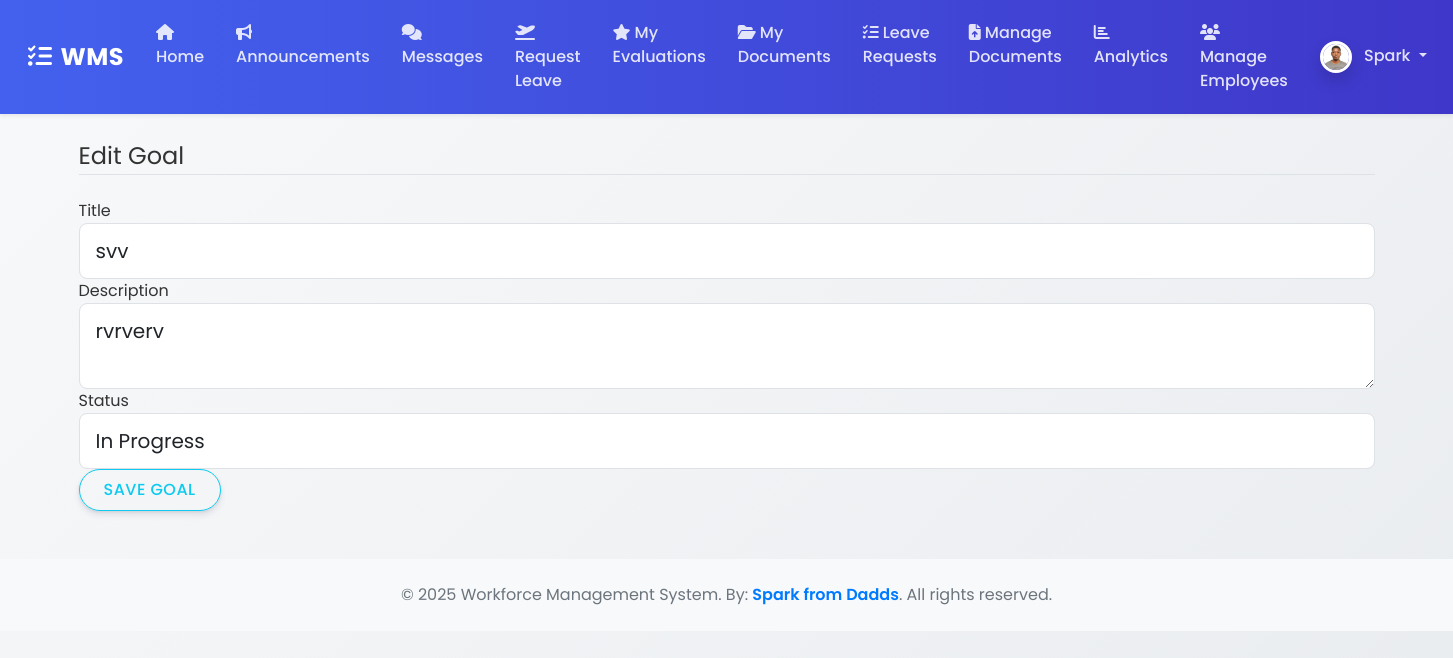
Page /goal/1/edit (signed in) on the committed database.
### wms/models.py (models this page shows, shortened)
class ProfilePicture(db.Model):
    id = db.Column(db.Integer, primary_key=True)
    filename = db.Column(db.String(100), nullable=False)
    upload_date = db.Column(db.DateTime, nullable=False, default=datetime.datetime.utcnow)
    user_id = db.Column(db.Integer, db.ForeignKey('user.id'), nullable=False, unique=True)

class User(UserMixin, db.Model):
    id = db.Column(db.Integer, primary_key=True)
    username = db.Column(db.String(150), unique=True, nullable=False)
    email = db.Column(db.String(150), unique=True, nullable=False)
    password_hash = db.Column(db.String(256))
    role = db.Column(db.String(50), nullable=False, default='Employee') # Roles: Admin, Manager, Employee
    profile_picture = db.relationship('ProfilePicture', backref='user', uselist=False)

class Goal(db.Model):
    id = db.Column(db.Integer, primary_key=True)
    title = db.Column(db.String(100), nullable=False)
    description = db.Column(Text, nullable=False)
    status = db.Column(db.String(20), nullable=False, default='In Progress')  # In Progress, Completed, Archived
    user_id = db.Column(db.Integer, db.ForeignKey('user.id'), nullable=False)
    user = db.relationship('User', backref='goals')

### wms/routes.py (the view, shortened to what this page needs)
@main_bp.route("/goal/<int:goal_id>/edit", methods=['GET', 'POST'])
@login_required
def edit_goal(goal_id):
    goal = Goal.query.get_or_404(goal_id)
    if goal.user != current_user and current_user.role not in ['Admin', 'Manager']:
        abort(403)
    form = GoalForm(obj=goal)
    return render_template('create_goal.html', title='Edit Goal', form=form)

### wms/forms.py
class GoalForm(FlaskForm):
    title = StringField('Title', validators=[DataRequired()])
    description = TextAreaField('Description', validators=[DataRequired()])
    status = SelectField('Status', choices=[('In Progress', 'In Progress'), ('Completed', 'Completed'), ('Archived', 'Archived')],
                         validators=[DataRequired()])
    submit = SubmitField('Save Goal')

### wms/__init__.py (called while the page is built)
def create_app():
    app = Flask(__name__)
    app.config['SECRET_KEY'] = os.environ.get('SECRET_KEY', 'a-very-secret-key-for-dev')
    app.config['SQLALCHEMY_DATABASE_URI'] = os.environ.get('DATABASE_URL', 'sqlite:///wms.db')
    app.config['SQLALCHEMY_TRACK_MODIFICATIONS'] = False
    app.config['UPLOAD_FOLDER'] = os.path.join(app.root_path, 'static/uploads')
    db.init_app(app)
    login_manager.init_app(app)
    csrf.init_app(app)
    migrate.init_app(app, db) # Initialize Migrate with app and db
    login_manager.login_view = 'main.login'
    login_manager.login_message_category = 'info'
    from wms.routes import main_bp
    app.register_blueprint(main_bp)
    with app.app_context():
        from . import models
    @login_manager.user_loader
    def load_user(user_id):
        from .models import User
        return User.query.get(int(user_id))
    return app

### wms/templates/create_goal.html (shortened to what this page needs)
{% extends "base.html" %}
{% block content %}
    <div class="content-section">
        <form method="POST" action="">
            <fieldset class="form-group">
                <legend class="border-bottom mb-4">{{ title }}</legend>
                <div class="form-group">
                    {{ form.title.label(class="form-control-label") }}
                    {{ form.title(class="form-control form-control-lg") }}
                </div>
                <div class="form-group">
                    {{ form.description.label(class="form-control-label") }}
                    {{ form.description(class="form-control form-control-lg") }}
                </div>
                <div class="form-group">
                    {{ form.status.label(class="form-control-label") }}
                    {{ form.status(class="form-control form-control-lg") }}
                </div>
            </fieldset>
            <div class="form-group">
                {{ form.submit(class="btn btn-outline-info") }}
            </div>
        </form>
    </div>
{% endblock content %}

### wms/templates/base.html (shortened to what this page needs)
<!DOCTYPE html>
<html>
<head>
    <link rel="stylesheet" href="https://cdn.jsdelivr.net/npm/bootstrap@5.1.3/dist/css/bootstrap.min.css">
    <link rel="stylesheet" href="https://cdnjs.cloudflare.com/ajax/libs/font-awesome/6.5.0/css/all.min.css">
    <link rel="stylesheet" href="{{ url_for('static', filename='css/styles.css') }}">
</head>
<body>
    <nav class="navbar navbar-expand-lg navbar-dark shadow-sm sticky-top">
        <div class="container-fluid">
            <a class="navbar-brand" href="#"><i class="fas fa-tasks me-2"></i>WMS</a>
            <div class="collapse navbar-collapse" id="navbarContent">
                <ul class="navbar-nav me-auto mb-2 mb-lg-0">
                    {% if current_user.is_authenticated %}
                        <li class="nav-item"><a class="nav-link" href="{{ url_for('main.home') }}"><i class="fas fa-home me-1"></i>Home</a></li>
                        <li class="nav-item"><a class="nav-link" href="{{ url_for('main.announcements') }}"><i class="fas fa-bullhorn me-1"></i>Announcements</a></li>
                        <li class="nav-item"><a class="nav-link" href="{{ url_for('main.messages') }}"><i class="fas fa-comments me-1"></i>Messages</a></li>
                        <li class="nav-item"><a class="nav-link" href="{{ url_for('main.new_leave_request') }}"><i class="fas fa-plane-departure me-1"></i>Request Leave</a></li>
                        <li class="nav-item"><a class="nav-link" href="{{ url_for('main.view_evaluations', user_id=current_user.id) }}"><i class="fas fa-star me-1"></i>My Evaluations</a></li>
                        <li class="nav-item"><a class="nav-link" href="{{ url_for('main.my_documents') }}"><i class="fas fa-folder-open me-1"></i>My Documents</a></li>
                        {% if current_user.role in ['Admin', 'Manager'] %}
                            <li class="nav-item"><a class="nav-link" href="{{ url_for('main.leave_requests') }}"><i class="fas fa-tasks me-1"></i>Leave Requests</a></li>
                            <li class="nav-item"><a class="nav-link" href="{{ url_for('main.documents') }}"><i class="fas fa-file-upload me-1"></i>Manage Documents</a></li>
                            <li class="nav-item"><a class="nav-link" href="{{ url_for('main.analytics') }}"><i class="fas fa-chart-bar me-1"></i>Analytics</a></li>
                            <li class="nav-item"><a class="nav-link" href="{{ url_for('main.manage_employees') }}"><i class="fas fa-users me-1"></i>Manage Employees</a></li>
                        {% endif %}
                    {% endif %}
                </ul>
                <ul class="navbar-nav">
                    {% if current_user.is_authenticated %}
                        <li class="nav-item dropdown">
                            <a class="nav-link dropdown-toggle" href="#" id="navbarDropdown" role="button" data-bs-toggle="dropdown" aria-expanded="false">
                                {% if current_user.profile_picture %}
                                    <img src="{{ url_for('static', filename='uploads/profile_pics/' + current_user.profile_picture.filename) }}"
                                         class="rounded-circle profile-picture" width="32" height="32" alt="Profile Picture">
                                {% else %}
                                    <img src="{{ url_for('static', filename='uploads/profile_pics/default.png') }}"
                                         class="rounded-circle profile-picture" width="32" height="32" alt="Default Profile Picture">
                                {% endif %}
                                <span class="ms-2">{{ current_user.username }}</span>
                            </a>
                        </li>
                    {% else %}
                        <li class="nav-item"><a class="nav-link" href="{{ url_for('main.login') }}"><i class="fas fa-sign-in-alt me-1"></i>Login</a></li>
                        <li class="nav-item"><a class="nav-link" href="{{ url_for('main.register') }}"><i class="fas fa-user-plus me-1"></i>Register</a></li>
                    {% endif %}
                </ul>
            </div>
        </div>
    </nav>
    <div class="container mt-4">
        {% block content %}{% endblock %}
    </div>
    <footer class="bg-light text-center text-muted py-4 mt-5">
  <div class="container">
    <p class="mb-0">
      © 2025 Workforce Management System. By:
      <span style="color: #007BFF; font-weight: 600;">Spark from Dadds</span>.
      All rights reserved.
    </p>
  </div>
</footer>
</body>
</html>

### wms/static/css/styles.css (style rules this page uses)
:root { --primary-color: #4361ee; --secondary-color: #3f37c9; --success-color: #4cc9f0; --info-color: #4895ef; --warning-color: #f72585; --danger-color: #e63946; --light-color: #f8f9fa; --dark-color: #212529; }
body { background: linear-gradient(135deg, #f8f9fa 0%, #e9ecef 100%); min-height: 100vh; font-family: 'Poppins', sans-serif; color: #333; }
.navbar { background: linear-gradient(90deg, var(--primary-color) 0%, var(--secondary-color) 100%) !important; padding: 0.8rem 1rem; }
.navbar-brand { font-weight: 700; letter-spacing: 0.5px; font-size: 1.5rem; color: white !important; }
.navbar-dark .navbar-nav .nav-link { color: rgba(255, 255, 255, 0.85); font-weight: 500; padding: 0.5rem 1rem; border-radius: 4px; transition: all 0.3s ease; }
.btn { border-radius: 50px; padding: 0.5rem 1.5rem; font-weight: 500; text-transform: uppercase; letter-spacing: 0.5px; transition: all 0.3s ease; box-shadow: 0 4px 6px rgba(50, 50, 93, 0.11), 0 1px 3px rgba(0, 0, 0, 0.08); }
.form-control, .form-select { border-radius: 0.5rem; padding: 0.75rem 1rem; border: 1px solid #dee2e6; transition: all 0.3s ease; }
.profile-picture { border: 3px solid white; box-shadow: 0 0.5rem 1rem rgba(0, 0, 0, 0.15); }
.container { animation: fadeIn 0.5s ease-out; }

### rows in the picture
ProfilePicture: filename (picture)
User: username "Spark"
Goal: title "svv", description "rvrverv", status "In Progress"

### other values in the picture
{{ title }} "Edit Goal"
